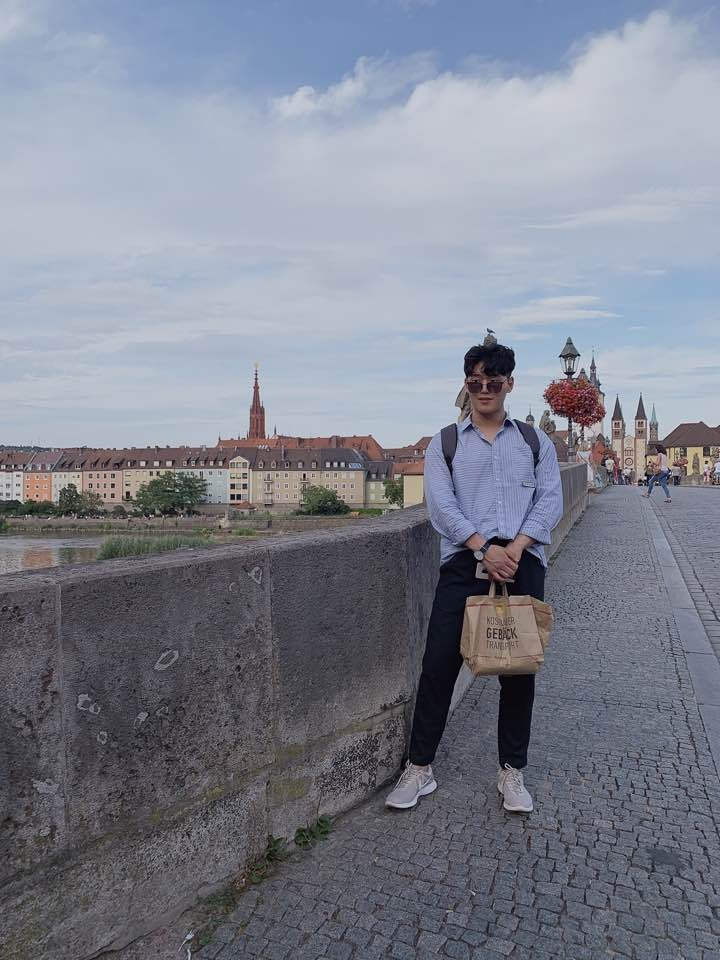
#> input picture week7/2021-10-19/images/my_image.jpg, 720 x 960 px, found by its file name
$ jupyter execute --allow-errors chromakey.ipynb
#> lines starting #> are read from the running program, lines starting #| are printed output that depends on the picture
[cell 1]
import cv2
import numpy as np
import os
import tarfile
import urllib

from matplotlib import pyplot as plt
import tensorflow as tf

[cell 2]
import os
img_path = os.getenv('HOME')+'/aiffel/human_segmentation/images/my_image.jpg'  # 본인이 선택한 이미지의 경로에 맞게 바꿔 주세요.
img_orig = cv2.imread(img_path)
#> img_orig is the input picture: shape (960, 720, 3); mean B, G, R 143.2, 130.6, 126.1
print (img_orig.shape)
#| (960, 720, 3)

[cell 3]
# Background
background_path = os.getenv('HOME')+'/aiffel/human_segmentation/images/background.jpg'  # 본인이 선택한 이미지의 경로에 맞게 바꿔 주세요.
background_img_orig = cv2.imread(background_path)
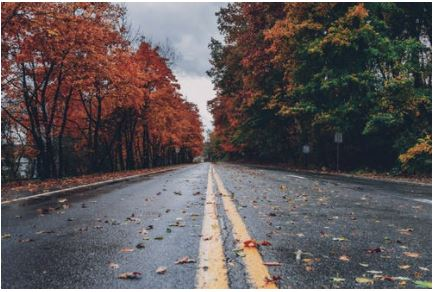
#> input picture week7/2021-10-19/images/background.jpg, 433 x 292 px, found by its file name
#> background_img_orig is the input picture: shape (292, 433, 3); mean B, G, R 87.6, 86.6, 93.9
print (background_img_orig.shape)
#| (292, 433, 3)
plt.imshow(background_img_orig)
plt.show()

[cell 4]
class DeepLabModel(object):
    INPUT_TENSOR_NAME = 'ImageTensor:0'
    OUTPUT_TENSOR_NAME = 'SemanticPredictions:0'
    INPUT_SIZE = 513
    FROZEN_GRAPH_NAME = 'frozen_inference_graph'

    def __init__(self, tarball_path):
        self.graph = tf.Graph()
        graph_def = None
        tar_file = tarfile.open(tarball_path)
        for tar_info in tar_file.getmembers():
            if self.FROZEN_GRAPH_NAME in os.path.basename(tar_info.name):
                file_handle = tar_file.extractfile(tar_info)
                graph_def = tf.compat.v1.GraphDef.FromString(file_handle.read())
                break
        tar_file.close()

        with self.graph.as_default():
            tf.compat.v1.import_graph_def(graph_def, name='')

        self.sess = tf.compat.v1.Session(graph=self.graph)

    def preprocess(self, img_orig):
        height, width = img_orig.shape[:2]
        resize_ratio = 1.0 * self.INPUT_SIZE / max(width, height)
        target_size = (int(resize_ratio * width), int(resize_ratio * height))
        resized_image = cv2.resize(img_orig, target_size)
        resized_rgb = cv2.cvtColor(resized_image, cv2.COLOR_BGR2RGB)
        img_input = resized_rgb
        return img_input

    def run(self, image):
        img_input = self.preprocess(image)

        batch_seg_map = self.sess.run(
            self.OUTPUT_TENSOR_NAME,
            feed_dict={self.INPUT_TENSOR_NAME: [img_input]})

        seg_map = batch_seg_map[0]
        return cv2.cvtColor(img_input, cv2.COLOR_RGB2BGR), seg_map

[cell 5]
# define model and download & load pretrained weight
_DOWNLOAD_URL_PREFIX = 'http://download.tensorflow.org/models/'

model_dir = os.getenv('HOME')+'/aiffel/human_segmentation/models'
tf.io.gfile.makedirs(model_dir)
#> (this line was passed over: tensorflow is not available in this run)

print ('temp directory:', model_dir)

download_path = os.path.join(model_dir, 'deeplab_model.tar.gz')
if not os.path.exists(download_path):
    urllib.request.urlretrieve(_DOWNLOAD_URL_PREFIX + 'deeplabv3_mnv2_pascal_train_aug_2018_01_29.tar.gz',
                   download_path)
#> (this line was passed over: the network is not available in this run)

#> (the rest of this cell did not finish here and is left out)

#> (a cell that did not finish here is left out)

[cell 7]
LABEL_NAMES = [
    'background', 'aeroplane', 'bicycle', 'bird', 'boat', 'bottle', 'bus',
    'car', 'cat', 'chair', 'cow', 'diningtable', 'dog', 'horse', 'motorbike',
    'person', 'pottedplant', 'sheep', 'sofa', 'train', 'tv'
]
len(LABEL_NAMES)

#> (a cell that did not finish here is left out)

#> (a cell that did not finish here is left out)

#> (a cell that did not finish here is left out)

[cell 11]
img_resized = cv2.resize(
    img_orig, (background_img_orig.shape[1], background_img_orig.shape[0]))
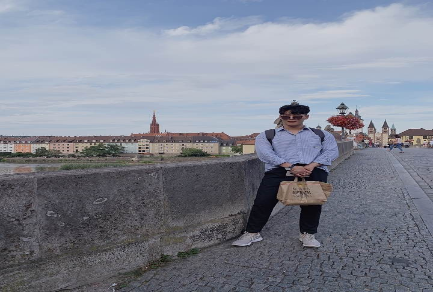
#> img_resized: shape (292, 433, 3); mean B, G, R 143.1, 130.5, 126
#> (the rest of this cell did not finish here and is left out)
